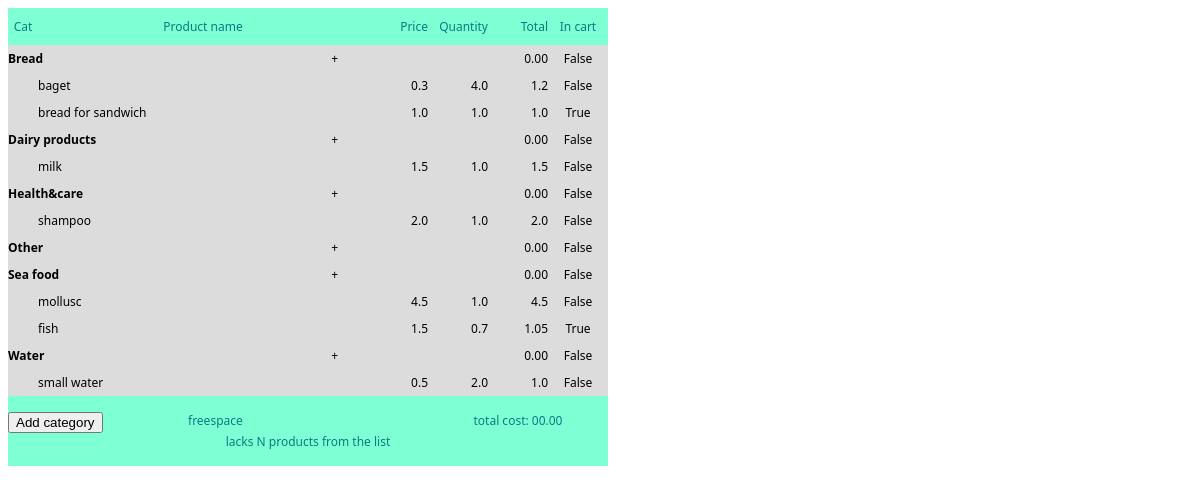
The page /listitapp/ on the database its author committed.
### listitapp/models.py (models this page shows)
class Category(models.Model):
    name = models.CharField(max_length=20,
                            verbose_name='Category')
    def __str__(self):
        return self.name
    class Meta:
        verbose_name_plural = 'Categories'
        verbose_name = 'Category'
        ordering = ['name']

class Products(models.Model):
    product_name = models.CharField(max_length=25,  db_index=True,
                                    verbose_name='Product')
    price = models.FloatField(null=True, blank=True, default=0.0, verbose_name='Price')
    quantity = models.FloatField(null=True, blank=True, default=0,
                                    verbose_name='Quantity')
    total_price = models.FloatField(null=True, blank=True, default=0.0, verbose_name='Total')
    product_status = models.BooleanField(null=True, blank=True,
                                    verbose_name='In cart')
    category = models.ForeignKey('Category', null=True,
                                 on_delete=models.CASCADE, verbose_name='Category') #on_delete=models.PROTECT - if we want prohib cascade deleting
    @property
    def total_cost(self):
        return round((self.quantity * self.price), 2)
    class Meta:
        verbose_name_plural = 'Products'
        verbose_name = 'Product'
        ordering = ['product_status', 'product_name']

### listitapp/views.py (the view)
# urls.py: path('', index),
def index(request):
    prods = Products.objects.order_by('category', 'product_status', 'product_name')
    categories = Category.objects.order_by('name')
    context = {
        'prods': prods,
        'categories': categories,
    }
    return render(request, 'listitapp/index.html', context)

### listitapp/templates/listitapp/index.html (shortened to what this page needs)
<!DOCTYPE html>
<html lang="en">
<head>
    <link rel="stylesheet" href="/static/css/style.css">
</head>
<body>
    <div class="container appwidth">
        <div class="row">
            <div class="listheader container appwidth center">
                <div class="category" title="Category">Cat</div>
                <div class="product-name">Product name</div>
                <div class="price right">Price</div>
                <div class="quantity right">Quantity</div>
                <div class="total right">Total</div>
                <div class="incart center">In cart</div>
            </div>
        </div>
    </div>
    <div class="container appwidth ">
        <div class="row">
            {% for item in categories %}
            <div class="row" style="background-color: aliceblue;">
                <div class="listbody">
                <div style="width: 50%;"><b>{{ item.name|capfirst }}</b></div>
                <div style="width: 5%;" class="right">+</div>
                <div style="width: 25%;"></div>
                <div class="total right">0.00</div>
                <div class="incart center">False</div>
                </div>
                {% for product in prods %}
                {% if item.name|stringformat:"s" == product.category|stringformat:"s" %}
                    <div class="row listbody">
                        <div class="category"></div>
                        <div class="product-name">{{ product.product_name }}</div>
                        <div class="price right">{{ product.price }}</div>
                        <div class="quantity right">{{ product.quantity }}</div>
                        <div class="total right">{{ product.total_cost }}</div>
                        <div class="incart center">{{ product.product_status }}</div>
                    </div>
                {% endif %}
                {% endfor %}
            </div>
            {% endfor %}
        </div>
    </div>
    <div class="container appwidth appfooter">
        <div class="row " style="width: 100%; display: flex;">
            <div style="width: 30%;">
                <input id="add_button" type="button" value="Add category" onclick="disp(document.getElementById('show_add_form'))"  style="display: block;">
            </div>
            <div style="width: 40%;">freespace</div>
            <div style="width: 30%; text-align: center;">total cost: 00.00</div>
        </div>
        <div class="row center" >lacks N products from the list</div>
    </div>
</body>
</html>

### listitapp/static/css/style.css (style rules this page uses)
body { background-color: fff; font-size: 12px; font-family: 'Segoe UI', Tahoma, Geneva, Verdana, sans-serif; }
.listheader { display: flex; flex-wrap: nowrap; background-color: aquamarine; color:teal !important; padding: 10px 0px 10px 0px; }
.listbody { display: flex; flex-wrap: nowrap; background-color: gainsboro; padding: 5px 0px 5px 0px; }
.appfooter { display: block; flex-wrap: nowrap; align-content: center; background-color: aquamarine; color:teal !important; padding: 10px 0px 10px 0px; height: 50px; }
.center { text-align: center; }
.right { text-align: right; }
.appwidth { width: 600px; }
.category { width: 5%; }
.product-name { width: 55%; }
.price { width: 10%; }
.quantity { width: 10%; }
.total { width: 10%; }
.incart { width: 10%; }

### rows shown on the page
Category: name "Bread"
Products: product_name "baget", price "0.3", quantity "4.0", total_cost "1.2", product_status "False"
Products: product_name "bread for sandwich", price "1.0", quantity "1.0", total_cost "1.0", product_status "True"
Category: name "Dairy products"
Products: product_name "milk", price "1.5", quantity "1.0", total_cost "1.5", product_status "False"
Category: name "Health&care"
Products: product_name "shampoo", price "2.0", quantity "1.0", total_cost "2.0", product_status "False"
Category: name "Other"
Category: name "Sea food"
Products: product_name "mollusc", price "4.5", quantity "1.0", total_cost "4.5", product_status "False"
Products: product_name "fish", price "1.5", quantity "0.7", total_cost "1.05", product_status "True"
Category: name "Water"
Products: product_name "small water", price "0.5", quantity "2.0", total_cost "1.0", product_status "False"
